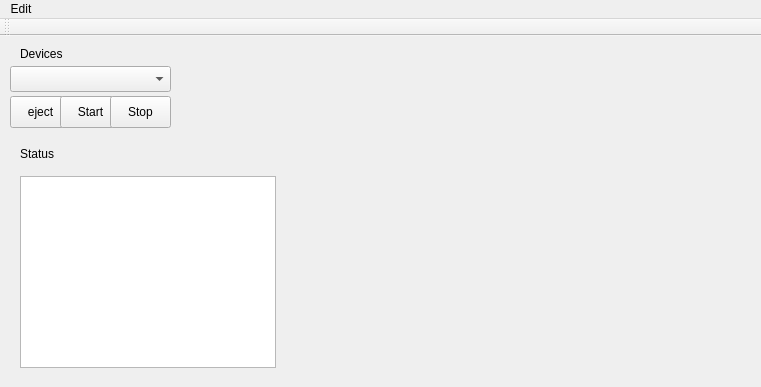
<?xml version="1.0" encoding="UTF-8"?>
<ui version="4.0">
 <class>MainWindow</class>
 <widget class="QMainWindow" name="MainWindow">
  <property name="geometry">
   <rect>
    <x>0</x>
    <y>0</y>
    <width>761</width>
    <height>387</height>
   </rect>
  </property>
  <property name="windowTitle">
   <string>MainWindow</string>
  </property>
  <widget class="QWidget" name="centralWidget">
   <widget class="QLabel" name="Devices">
    <property name="geometry">
     <rect>
      <x>20</x>
      <y>10</y>
      <width>59</width>
      <height>16</height>
     </rect>
    </property>
    <property name="text">
     <string>Devices</string>
    </property>
   </widget>
   <widget class="QPushButton" name="eject">
    <property name="geometry">
     <rect>
      <x>10</x>
      <y>60</y>
      <width>61</width>
      <height>32</height>
     </rect>
    </property>
    <property name="text">
     <string>eject</string>
    </property>
   </widget>
   <widget class="QPushButton" name="start">
    <property name="geometry">
     <rect>
      <x>60</x>
      <y>60</y>
      <width>61</width>
      <height>32</height>
     </rect>
    </property>
    <property name="text">
     <string>Start</string>
    </property>
   </widget>
   <widget class="QComboBox" name="comboBox_device">
    <property name="geometry">
     <rect>
      <x>10</x>
      <y>30</y>
      <width>161</width>
      <height>26</height>
     </rect>
    </property>
   </widget>
   <widget class="QPushButton" name="stop">
    <property name="geometry">
     <rect>
      <x>110</x>
      <y>60</y>
      <width>61</width>
      <height>32</height>
     </rect>
    </property>
    <property name="text">
     <string>Stop</string>
    </property>
   </widget>
   <widget class="QLabel" name="status">
    <property name="geometry">
     <rect>
      <x>20</x>
      <y>110</y>
      <width>59</width>
      <height>16</height>
     </rect>
    </property>
    <property name="text">
     <string>Status</string>
    </property>
   </widget>
   <widget class="QTextBrowser" name="textBrowser_status">
    <property name="geometry">
     <rect>
      <x>20</x>
      <y>140</y>
      <width>256</width>
      <height>192</height>
     </rect>
    </property>
   </widget>
   <widget class="QWidget" name="widget" native="true">
    <property name="geometry">
     <rect>
      <x>410</x>
      <y>40</y>
      <width>171</width>
      <height>131</height>
     </rect>
    </property>
   </widget>
  </widget>
  <widget class="QMenuBar" name="menuBar">
   <property name="geometry">
    <rect>
     <x>0</x>
     <y>0</y>
     <width>761</width>
     <height>22</height>
    </rect>
   </property>
   <widget class="QMenu" name="menuEdit">
    <property name="title">
     <string>Edit</string>
    </property>
    <addaction name="actionPreferences"/>
   </widget>
   <addaction name="menuEdit"/>
  </widget>
  <widget class="QToolBar" name="mainToolBar">
   <attribute name="toolBarArea">
    <enum>TopToolBarArea</enum>
   </attribute>
   <attribute name="toolBarBreak">
    <bool>false</bool>
   </attribute>
  </widget>
  <action name="actionPreferences">
   <property name="text">
    <string>Preferences</string>
   </property>
  </action>
 </widget>
 <layoutdefault spacing="6" margin="11"/>
 <resources/>
 <connections/>
</ui>
